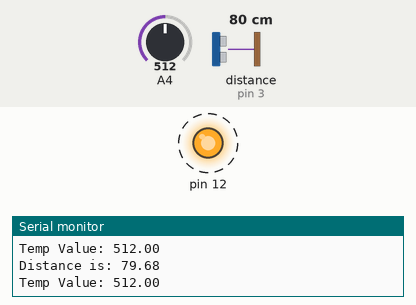
Bench run of a sketch on a simulated Arduino Uno, built with avr-gcc and run on an emulated ATmega328P. Shown: output pins drawn as LEDs (lit = HIGH), the last lines printed to the serial monitor. Wiring (inferred from the names in the program): ultrasonic range finder: trigger pin 2; echo pin 3. Dashed ring = blinking. Inputs (shaded band) come from the test bench; at power-on: distance to the obstacle (sensor on pin 3) 80 cm, A4 = 512. The echo pulse lasts 58.3 µs per cm; pins used as bus, display or sensor lines are not drawn.

Above: at 1.8 s.
1.9 s: distance to the obstacle (sensor on pin 3) set to 98 cm
5.4 s: distance to the obstacle (sensor on pin 3) set to 105 cm
At 6.5 s:
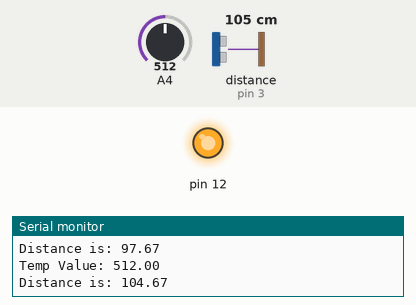
7.0 s: distance to the obstacle (sensor on pin 3) set to 2 cm
At 10.9 s:
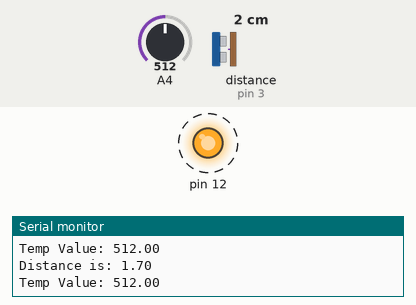
11.0 s: distance to the obstacle (sensor on pin 3) set to 120 cm
At 11.5 s:
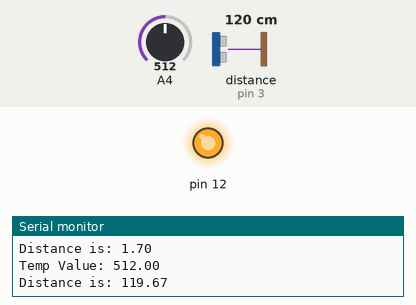
Timing chart, 0 to 13.5 s (numbered marks = the images above; inputs shaded):
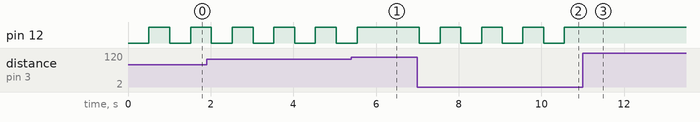

Measured:
- the behaviour switches between 100 and 101 cm on distance to the obstacle (sensor on pin 3) (found by bisection; images 0 and 1)
- after the input at 5.4 s, pin 12: goes on until 5.5 s, then stays HIGH
- after the input at 7.0 s, pin 12: alternates HIGH for 0.50 s and LOW for 0.50 s, starting after 0.05 s
- after the input at 11.0 s, pin 12: stops changing and stays HIGH
- by itself, pin 12: alternates HIGH for 0.51 s and LOW for 0.50 s

The sketch:

smart_home1.ino
```cpp
// C++ code
//
int a=2;int b=3;
void setup()
{
  Serial.begin(9600);
  pinMode(a,OUTPUT);
  pinMode(b,INPUT);
  pinMode(12,OUTPUT);
}
void loop()
{
  //ultrasonic sensor
  digitalWrite(a,LOW);
  digitalWrite(a,HIGH);
  delayMicroseconds(10);
  digitalWrite(a,LOW);
  float dur=pulseIn(b,HIGH);
  float dis=(dur*0.0343)/2;
  Serial.print("Distance is: ");
  Serial.println(dis);
  //LED ON
  if(dis>=100)
  {
    digitalWrite(8,HIGH);
  }
  else
  {
    digitalWrite(8,LOW);
  }
  //Buzzer For ultrasonic Sensor
  if(dis>=100)
  {
    digitalWrite(12,HIGH);
    delay(500);
  }
  else
  {
    digitalWrite(12,LOW);
    delay(500);
  }
  //Temperate Sensor
  double a= analogRead(A4);
  double t=(((a/1024)*5)-0.5)*100;
  Serial.print("Temp Value: ");
  Serial.println(a);
  //LED ON
  if(t>=100)
  {
    digitalWrite(7,HIGH);
  }
  else
  {
    digitalWrite(7,LOW);
  }
  //Buzzer for Temperature Sensor
  if(t>=100)
  {
    digitalWrite(12,HIGH);
    delay(500);
  }
  else{
    digitalWrite(12,LOW);
    delay(500);
  }
}
```
